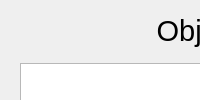
       <widget class="QWidget" name="page_market">
        <property name="styleSheet">
         <string notr="true">#page_market{background-image: url(:/CC/images/inventory/background.jpg);}</string>
        </property>
        <layout class="QHBoxLayout" name="horizontalLayout_55">
         <property name="spacing">
          <number>0</number>
         </property>
         <property name="leftMargin">
          <number>0</number>
         </property>
         <property name="topMargin">
          <number>0</number>
         </property>
         <property name="rightMargin">
          <number>0</number>
         </property>
         <property name="bottomMargin">
          <number>0</number>
         </property>
         <item>
          <widget class="QFrame" name="market_layout">
           <property name="styleSheet">
            <string notr="true">#market_layout{background-image: url(:/CC/images/inventory/market.png);}</string>
           </property>
           <widget class="QLabel" name="monsterDetailsName_2">
            <property name="geometry">
             <rect>
              <x>20</x>
              <y>5</y>
              <width>357</width>
              <height>51</height>
             </rect>
            </property>
            <property name="minimumSize">
             <size>
              <width>357</width>
              <height>51</height>
             </size>
            </property>
            <property name="maximumSize">
             <size>
              <width>357</width>
              <height>51</height>
             </size>
            </property>
            <property name="font">
             <font>
              <pointsize>22</pointsize>
             </font>
            </property>
            <property name="styleSheet">
             <string notr="true">background-image: url(:/CC/images/inventory/type.png);color: rgb(0, 0, 0);</string>
            </property>
            <property name="text">
             <string notr="true">Object</string>
            </property>
            <property name="alignment">
             <set>Qt::AlignCenter</set>
            </property>
           </widget>
           <widget class="QLabel" name="monsterDetailsName_3">
            <property name="geometry">
             <rect>
              <x>400</x>
              <y>5</y>
              <width>357</width>
              <height>51</height>
             </rect>
            </property>
            <property name="minimumSize">
             <size>
              <width>357</width>
              <height>51</height>
             </size>
            </property>
            <property name="maximumSize">
             <size>
              <width>357</width>
              <height>51</height>
             </size>
            </property>
            <property name="font">
             <font>
              <pointsize>22</pointsize>
             </font>
            </property>
            <property name="styleSheet">
             <string notr="true">background-image: url(:/CC/images/inventory/type.png);color: rgb(0, 0, 0);</string>
            </property>
            <property name="text">
             <string notr="true">Monster</string>
            </property>
            <property name="alignment">
             <set>Qt::AlignCenter</set>
            </property>
           </widget>
           <widget class="QLabel" name="monsterDetailsName_4">
            <property name="geometry">
             <rect>
              <x>200</x>
              <y>380</y>
              <width>357</width>
              <height>51</height>
             </rect>
            </property>
            <property name="minimumSize">
             <size>
              <width>357</width>
              <height>51</height>
             </size>
            </property>
            <property name="maximumSize">
             <size>
              <width>357</width>
              <height>51</height>
             </size>
            </property>
            <property name="font">
             <font>
              <pointsize>22</pointsize>
             </font>
            </property>
            <property name="styleSheet">
             <string notr="true">background-image: url(:/CC/images/inventory/type.png);color: rgb(0, 0, 0);</string>
            </property>
            <property name="text">
             <string notr="true">Own</string>
            </property>
            <property name="alignment">
             <set>Qt::AlignCenter</set>
            </property>
           </widget>
           <widget class="QToolButton" name="marketQuit">
            <property name="geometry">
             <rect>
              <x>760</x>
              <y>565</y>
              <width>22</width>
              <height>25</height>
             </rect>
            </property>
            <property name="minimumSize">
             <size>
              <width>22</width>
              <height>25</height>
             </size>
            </property>
            <property name="maximumSize">
             <size>
              <width>22</width>
              <height>25</height>
             </size>
            </property>
            <property name="styleSheet">
             <string notr="true">QToolButton::hover {
background-position:left center;
}
QToolButton::pressed {
background-position:left bottom;
}
QToolButton { 
background-image: url(:/CC/images/interface/quit.png);
border-image: url(:/CC/images/empty.png);
}</string>
            </property>
           </widget>
           <widget class="QLabel" name="marketStat">
            <property name="geometry">
             <rect>
              <x>210</x>
              <y>570</y>
              <width>341</width>
              <height>20</height>
             </rect>
            </property>
            <property name="textFormat">
             <enum>Qt::RichText</enum>
            </property>
            <property name="alignment">
             <set>Qt::AlignCenter</set>
            </property>
           </widget>
           <widget class="QListWidget" name="marketObject">
            <property name="geometry">
             <rect>
              <x>20</x>
              <y>63</y>
              <width>354</width>
              <height>309</height>
             </rect>
            </property>
            <property name="styleSheet">
             <string notr="true">#marketObject{background-image: url(:/CC/images/empty.png);color: rgb(0, 0, 0);}</string>
            </property>
            <property name="iconSize">
             <size>
              <width>24</width>
              <height>24</height>
             </size>
            </property>
           </widget>
           <widget class="QListWidget" name="marketMonster">
            <property name="geometry">
             <rect>
              <x>392</x>
              <y>63</y>
              <width>388</width>
              <height>309</height>
             </rect>
            </property>
            <property name="styleSheet">
             <string notr="true">#marketMonster{background-image: url(:/CC/images/empty.png);color: rgb(0, 0, 0);}</string>
            </property>
            <property name="iconSize">
             <size>
              <width>32</width>
              <height>32</height>
             </size>
            </property>
           </widget>
           <widget class="QListWidget" name="marketOwnObject">
            <property name="geometry">
             <rect>
              <x>20</x>
              <y>436</y>
              <width>355</width>
              <height>103</height>
             </rect>
            </property>
            <property name="styleSheet">
             <string notr="true">#marketOwnObject{background-image: url(:/CC/images/empty.png);color: rgb(0, 0, 0);}</string>
            </property>
            <property name="iconSize">
             <size>
              <width>24</width>
              <height>24</height>
             </size>
            </property>
           </widget>
           <widget class="QListWidget" name="marketOwnMonster">
            <property name="geometry">
             <rect>
              <x>391</x>
              <y>436</y>
              <width>389</width>
              <height>103</height>
             </rect>
            </property>
            <property name="styleSheet">
             <string notr="true">#marketOwnMonster{background-image: url(:/CC/images/empty.png);color: rgb(0, 0, 0);}</string>
            </property>
            <property name="iconSize">
             <size>
              <width>32</width>
              <height>32</height>
             </size>
            </property>
           </widget>
           <widget class="QPushButton" name="marketWithdraw">
            <property name="geometry">
             <rect>
              <x>10</x>
              <y>565</y>
              <width>110</width>
              <height>25</height>
             </rect>
            </property>
            <property name="minimumSize">
             <size>
              <width>110</width>
              <height>25</height>
             </size>
            </property>
            <property name="maximumSize">
             <size>
              <width>110</width>
              <height>25</height>
             </size>
            </property>
            <property name="styleSheet">
             <string notr="true">QPushButton::hover {
background-position:left center;
}
QPushButton::pressed {
background-position:left bottom;
}
QPushButton { 
background-image: url(:/CC/images/interface/button-generic.png);
border-image: url(:/CC/images/empty.png);
color: rgb(255, 255, 255);
padding-left:4px;
padding-right:4px;
padding-top:8px;
padding-bottom:3px;
}</string>
            </property>
            <property name="text">
             <string>Withdraw cash</string>
            </property>
           </widget>
           <widget class="QPushButton" name="marketPutObject">
            <property name="geometry">
             <rect>
              <x>130</x>
              <y>565</y>
              <width>110</width>
              <height>25</height>
             </rect>
            </property>
            <property name="minimumSize">
             <size>
              <width>110</width>
              <height>25</height>
             </size>
            </property>
            <property name="maximumSize">
             <size>
              <width>110</width>
              <height>25</height>
             </size>
            </property>
            <property name="styleSheet">
             <string notr="true">QPushButton::hover {
background-position:left center;
}
QPushButton::pressed {
background-position:left bottom;
}
QPushButton { 
background-image: url(:/CC/images/interface/button-generic.png);
border-image: url(:/CC/images/empty.png);
color: rgb(255, 255, 255);
padding-left:4px;
padding-right:4px;
padding-top:8px;
padding-bottom:3px;
}</string>
            </property>
            <property name="text">
             <string>Put object</string>
            </property>
           </widget>
           <widget class="QPushButton" name="marketPutMonster">
            <property name="geometry">
             <rect>
              <x>640</x>
              <y>565</y>
              <width>110</width>
              <height>25</height>
             </rect>
            </property>
            <property name="minimumSize">
             <size>
              <width>110</width>
              <height>25</height>
             </size>
            </property>
            <property name="maximumSize">
             <size>
              <width>110</width>
              <height>25</height>
             </size>
            </property>
            <property name="styleSheet">
             <string notr="true">QPushButton::hover {
background-position:left center;
}
QPushButton::pressed {
background-position:left bottom;
}
QPushButton { 
background-image: url(:/CC/images/interface/button-generic.png);
border-image: url(:/CC/images/empty.png);
color: rgb(255, 255, 255);
padding-left:4px;
padding-right:4px;
padding-top:8px;
padding-bottom:3px;
}</string>
            </property>
            <property name="text">
             <string>Put monster</string>
            </property>
           </widget>
          </widget>
         </item>
        </layout>
       </widget>
